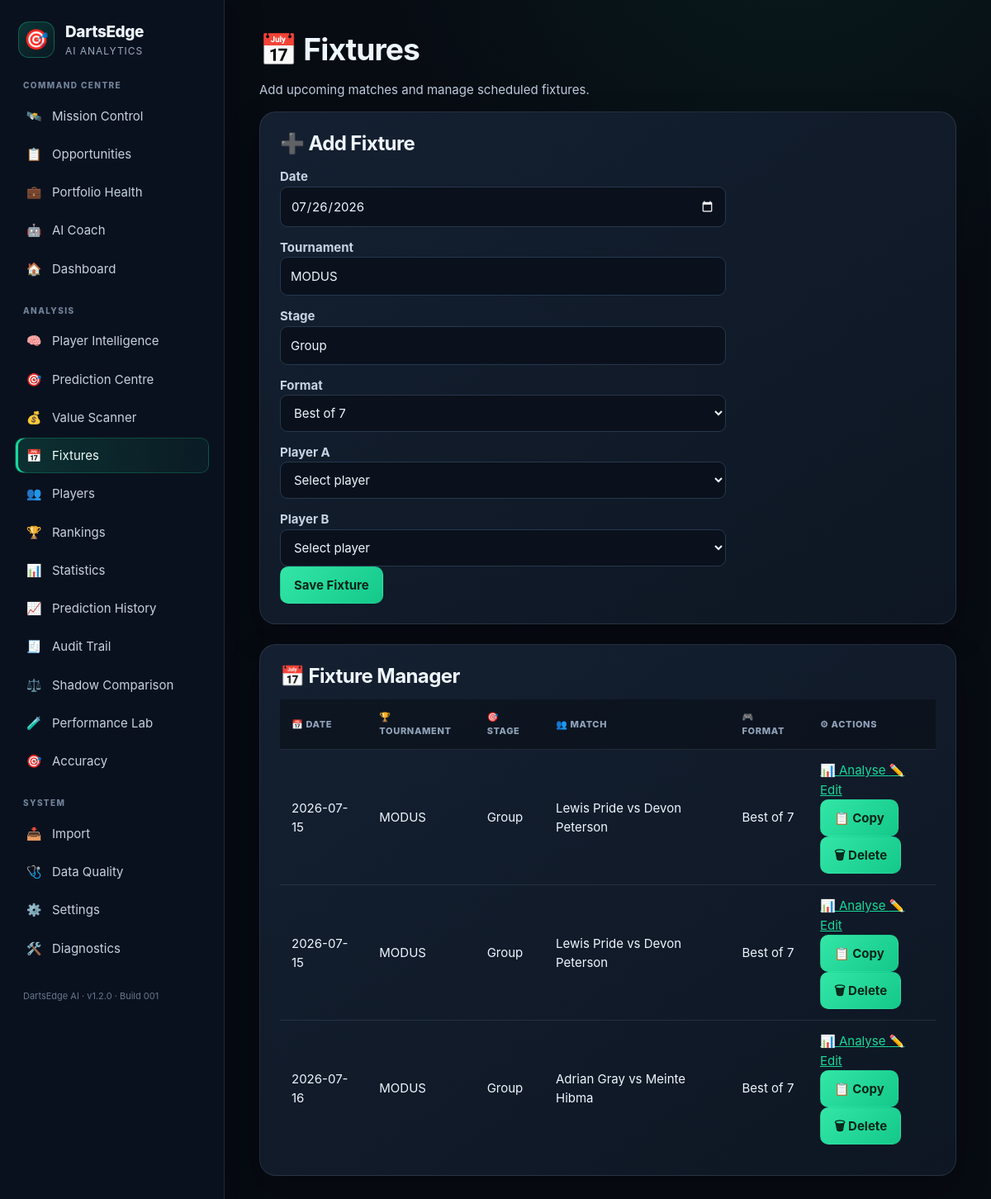
The page /fixtures on the database its author committed.
### app/models/match.py (models this page shows)
class Match(Base):
    __tablename__ = "matches"
    id = Column(Integer, primary_key=True, index=True)
    date = Column(Date)
    tournament = Column(String, default="MODUS")
    stage = Column(String, default="Group")
    match_format = Column(String, default="Best of 7")
    status = Column(String, default="scheduled")
    player_a = Column(String)
    player_b = Column(String)
    winner = Column(String)
    score = Column(String)
    first_180_player = Column(String, nullable=True)
    first_leg_winner = Column(String, nullable=True)

### app/routes/fixtures.py (the view)
@router.get("/fixtures")
def fixtures_page(request: Request):
    db = SessionLocal()
    try:
        form = get_fixture_form_data(db)
        fixtures = get_scheduled_fixtures(db)
        return templates.TemplateResponse(
            "fixtures.html",
            {
                "request": request,
                "players": form["players"],
                "today": form["today"],
                "fixtures": fixtures,
            },
        )
    finally:
        db.close()

### app/templates/fixtures.html (shortened to what this page needs)
{% extends "base.html" %}
{% block content %}
<div class="page-header">
    <div>
        <h1>📅 Fixtures</h1>
        <p class="page-subtitle">
            Add upcoming matches and manage scheduled fixtures.
        </p>
    </div>
</div>
<div class="fixtures-layout">
    <section class="card">
        <h2>➕ Add Fixture</h2>
        <form
            method="post"
            action="/fixtures/add"
            class="fixture-form"
        >
            <div class="fixture-form-grid">
                <div class="form-field">
                    <label for="fixture_date">Date</label>
                    <input
                        id="fixture_date"
                        name="fixture_date"
                        type="date"
                        value="{{ today }}"
                        required
                    >
                </div>
                <div class="form-field">
                    <label for="tournament">Tournament</label>
                    <input
                        id="tournament"
                        name="tournament"
                        type="text"
                        value="MODUS"
                        required
                    >
                </div>
                <div class="form-field">
                    <label for="stage">Stage</label>
                    <input
                        id="stage"
                        name="stage"
                        type="text"
                        value="Group"
                        required
                    >
                </div>
                <div class="form-field">
                    <label for="match_format">Format</label>
                    <select
                        id="match_format"
                        name="match_format"
                        required
                    >
                        <option value="Best of 7">Best of 7</option>
                    </select>
                </div>
                <div class="form-field">
                    <label for="player_a">Player A</label>
                    <select
                        id="player_a"
                        name="player_a"
                        required
                    >
                        <option value="">Select player</option>
                    </select>
                </div>
                <div class="form-field">
                    <label for="player_b">Player B</label>
                    <select
                        id="player_b"
                        name="player_b"
                        required
                    >
                        <option value="">Select player</option>
                    </select>
                </div>
            </div>
            <button
                type="submit"
                class="primary-button"
            >
                Save Fixture
            </button>
        </form>
    </section>
    <section class="card">
        <h2>📅 Fixture Manager</h2>
        {% if fixtures %}
        <div class="table-wrapper">
            <table>
                <thead>
                    <tr>
                        <th>📅 Date</th>
                        <th>🏆 Tournament</th>
                        <th>🎯 Stage</th>
                        <th>👥 Match</th>
                        <th>🎮 Format</th>
                        <th>⚙ Actions</th>
                    </tr>
                </thead>
                <tbody>
                    {% for fixture in fixtures %}
                    <tr>
                        <td>{{ fixture.date }}</td>
                        <td>{{ fixture.tournament }}</td>
                        <td>{{ fixture.stage }}</td>
                        <td>
                            {{ fixture.player_a | display_name }}
                            vs
                            {{ fixture.player_b | display_name }}
                        </td>
                        <td>{{ fixture.match_format }}</td>
                        <td>
                            <div class="action-buttons">
                                <a
                                    href="/predict-v2-result?player_a={{ fixture.player_a }}&player_b={{ fixture.player_b }}"
                                    class="action-button action-analyse"
                                >
                                     📊 Analyse
                                </a>
                                <a
                                    href="/fixtures/edit/{{ fixture.id }}"
                                    class="action-button action-edit"
                                >
                                     ✏️ Edit
                                </a>
                                <form
                                    action="/fixtures/duplicate/{{ fixture.id }}"
                                    method="post"
                                    class="inline-action-form"
                                >
                                <button
                                    type="submit"
                                    class="action-button action-duplicate"
                                >
                                    📋 Copy
                                </button>
                                </form>
                                <form
                                    action="/fixtures/delete/{{ fixture.id }}"
                                    method="post"
                                    class="inline-action-form"
                                >
                                    <button
                                        type="submit"
                                        class="action-button action-delete"
                                        onclick="return confirm('Delete this fixture?')"
                                    >
                                    🗑 Delete
                                    </button>
                                </form>
                            </div>
                        </td>
                    </tr>
                    {% endfor %}
                </tbody>
            </table>
        </div>
        {% else %}
        <p>No scheduled fixtures available.</p>
        {% endif %}
    </section>
</div>
{% endblock %}

### app/static/css/styles.css (style rules this page uses)
:root { --bg: #070b12; --bg-elevated: #0b1220; --surface: #101927; --surface-2: #152133; --surface-3: #1a293d; --border: #26374d; --border-soft: rgba(148, 163, 184, .16); --text: #eef6ff; --muted: #9aabc0; --accent: #19d99a; --accent-strong: #00b978; --accent-soft: rgba(25, 217, 154, .12); --info: #67b7ff; --warning: #ffc857; --danger: #ff6b7a; --success: #35dc91; --radius-sm: 9px; --radius: 14px; --radius-lg: 20px; --shadow: 0 16px 40px rgba(0, 0, 0, .22); --sidebar-width: 272px; }
* { box-sizing: border-box; }
html { color-scheme: dark; }
body { margin: 0; min-width: 320px; background: radial-gradient(circle at 80% -10%, rgba(25,217,154,.08), transparent 34rem), var(--bg); color: var(--text); font-family: Inter, ui-sans-serif, -apple-system, BlinkMacSystemFont, "Segoe UI", Arial, sans-serif; font-size: 15px; line-height: 1.55; }
a { color: var(--accent); }
button, input, select, textarea { font: inherit; }
h1, h2, h3 { margin-top: 0; color: var(--text); line-height: 1.18; letter-spacing: -.025em; }
h1 { margin-bottom: 10px; font-size: clamp(31px, 3.1vw, 46px); }
h2 { margin-bottom: 14px; font-size: clamp(20px, 2vw, 27px); }
p { color: #bdcadd; }
.card { margin-bottom: 24px; padding: 24px; border: 1px solid var(--border-soft); border-radius: var(--radius-lg); background: linear-gradient(145deg, rgba(21,33,51,.96), rgba(14,23,36,.96)); box-shadow: var(--shadow); }
.primary-button, .secondary-button, button { display: inline-flex; justify-content: center; align-items: center; gap: 8px; min-height: 42px; padding: 10px 16px; border: 1px solid transparent; border-radius: 10px; font-weight: 750; text-decoration: none; cursor: pointer; transition: transform .15s ease, filter .15s ease, border-color .15s ease; }
.primary-button, button { color: #03251a; background: linear-gradient(135deg, #33e6a6, #14c88b); }
table { width: 100%; border-collapse: collapse; }
th, td { padding: 13px 14px; border-bottom: 1px solid var(--border-soft); text-align: left; vertical-align: middle; }
th { color: #91a3ba; background: rgba(7,11,18,.48); font-size: 11px; font-weight: 800; letter-spacing: .06em; text-transform: uppercase; }
tbody tr:last-child td { border-bottom: 0; }
input, select, textarea { width: 100%; max-width: 540px; padding: 11px 12px; border: 1px solid var(--border); border-radius: 9px; color: var(--text); background: #0a111c; }
label { display: block; margin-top: 13px; color: #c6d3e2; font-weight: 650; }

### rows shown on the page
Match: date "2026-07-15", tournament "MODUS", stage "Group", player_a|display_name "Lewis Pride", player_b|display_name "Devon Peterson", match_format "Best of 7"
Match: date "2026-07-15", tournament "MODUS", stage "Group", player_a|display_name "Lewis Pride", player_b|display_name "Devon Peterson", match_format "Best of 7"
Match: date "2026-07-16", tournament "MODUS", stage "Group", player_a|display_name "Adrian Gray", player_b|display_name "Meinte Hibma", match_format "Best of 7"
